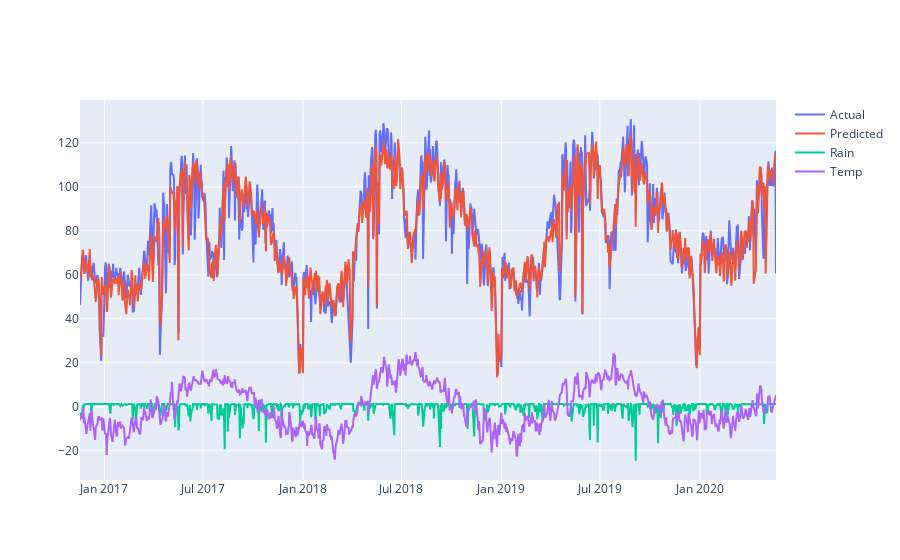

Notebook code for this chart:
### Markdown cell above
### Adding extra regressors

If we look at the plot it doesn’t look half bad but can we improve our forecast? Remember we had some extra weather data? Let’s see if adding those as extra regressors will have any effect. Adding extra regressors is pretty straightforward but remember if you are going to use some in your forecast model you need to have the data present beforehand. With weather data this can be accomplished with weather forecasts. IMHO, the easiest and most solid extra regressors you can use are holidays and special dates that you know about, so I encourage you to do some extra work on those. But back to the weather data. We can add the rain and temperature data as extra regressors to the model like this (note that it’s only two code lines that change but I leave the whole listing for easy execution):

### Code cell
m = Prophet(holidays=holidays)
m.add_country_holidays(country_name='NO')
# Adding the extra weather regressors
m.add_regressor('rain')
m.add_regressor('temp')

m.fit(bikerides)
future = m.make_future_dataframe(periods=0, freq='D')
future = future.merge(bikerides, on='ds')
forecast = m.predict(future)
fig = go.Figure()

# Create and style traces
fig.add_trace(go.Scatter(x=bikerides['ds'], y=bikerides['y'], name='Actual',))
fig.add_trace(go.Scatter(x=forecast['ds'], y=forecast['yhat'], name='Predicted',))
fig.add_trace(go.Scatter(x=forecast['ds'], y=forecast['rain'], name='Rain',))
fig.add_trace(go.Scatter(x=forecast['ds'], y=forecast['temp'], name='Temp',))

### Figure 1 — Plotly figure (JSON) as saved in the notebook; plotly's stock layout.template omitted (floating-point values rounded to 4 significant figures; data arrays with more than 128 entries replaced by an {"elided": "..."} marker saying what was removed)
{"data": [{"name": "Actual", "type": "scatter", "x": {"elided": "909 str values"}, "y": {"elided": "909 float values"}}, {"name": "Predicted", "type": "scatter", "x": {"elided": "909 str values"}, "y": {"elided": "909 float values"}}, {"name": "Rain", "type": "scatter", "x": {"elided": "909 str values"}, "y": {"elided": "909 float values"}}, {"name": "Temp", "type": "scatter", "x": {"elided": "909 str values"}, "y": {"elided": "909 float values"}}], "layout": {}}
